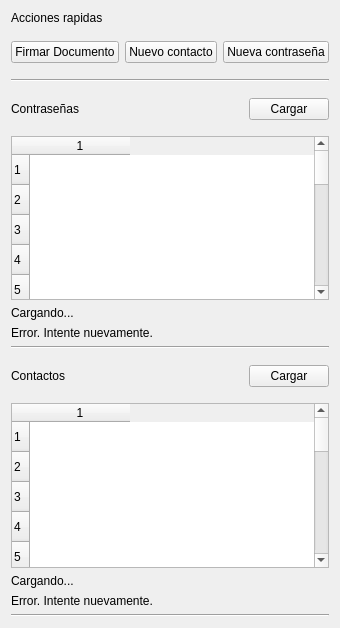
                  <widget class="QWidget" name="scrollAreaWidgetContents">
                   <property name="geometry">
                    <rect>
                     <x>0</x>
                     <y>0</y>
                     <width>307</width>
                     <height>628</height>
                    </rect>
                   </property>
                   <layout class="QVBoxLayout" name="verticalLayout_5">
                    <item>
                     <widget class="QLabel" name="label_16">
                      <property name="text">
                       <string>Acciones rapidas</string>
                      </property>
                     </widget>
                    </item>
                    <item>
                     <layout class="QHBoxLayout" name="horizontalLayout_4">
                      <property name="topMargin">
                       <number>10</number>
                      </property>
                      <property name="bottomMargin">
                       <number>10</number>
                      </property>
                      <item>
                       <widget class="QPushButton" name="qaNewDoc">
                        <property name="text">
                         <string>Firmar Documento</string>
                        </property>
                       </widget>
                      </item>
                      <item>
                       <widget class="QPushButton" name="qaNewContact">
                        <property name="text">
                         <string>Nuevo contacto</string>
                        </property>
                       </widget>
                      </item>
                      <item>
                       <widget class="QPushButton" name="qaNewPassword">
                        <property name="text">
                         <string>Nueva contraseña</string>
                        </property>
                       </widget>
                      </item>
                     </layout>
                    </item>
                    <item>
                     <widget class="Line" name="line_5">
                      <property name="orientation">
                       <enum>Qt::Horizontal</enum>
                      </property>
                     </widget>
                    </item>
                    <item>
                     <layout class="QHBoxLayout" name="horizontalLayout_8">
                      <property name="topMargin">
                       <number>10</number>
                      </property>
                      <property name="bottomMargin">
                       <number>10</number>
                      </property>
                      <item>
                       <widget class="QLabel" name="label_18">
                        <property name="text">
                         <string>Contraseñas</string>
                        </property>
                       </widget>
                      </item>
                      <item>
                       <spacer name="horizontalSpacer_3">
                        <property name="orientation">
                         <enum>Qt::Horizontal</enum>
                        </property>
                        <property name="sizeHint" stdset="0">
                         <size>
                          <width>40</width>
                          <height>20</height>
                         </size>
                        </property>
                       </spacer>
                      </item>
                      <item>
                       <widget class="QPushButton" name="LoadPassword">
                        <property name="text">
                         <string>Cargar</string>
                        </property>
                       </widget>
                      </item>
                     </layout>
                    </item>
                    <item>
                     <widget class="QTableWidget" name="passwordsTable">
                      <property name="minimumSize">
                       <size>
                        <width>0</width>
                        <height>100</height>
                       </size>
                      </property>
                      <property name="showGrid">
                       <bool>false</bool>
                      </property>
                      <property name="rowCount">
                       <number>16</number>
                      </property>
                      <property name="columnCount">
                       <number>1</number>
                      </property>
                      <row/>
                      <row/>
                      <row/>
                      <row/>
                      <row/>
                      <row/>
                      <row/>
                      <row/>
                      <row/>
                      <row/>
                      <row/>
                      <row/>
                      <row/>
                      <row/>
                      <row/>
                      <row/>
                      <column/>
                     </widget>
                    </item>
                    <item>
                     <widget class="QLabel" name="LoadPasswordLabel">
                      <property name="text">
                       <string>Cargando...</string>
                      </property>
                     </widget>
                    </item>
                    <item>
                     <widget class="QLabel" name="LoadPswdError">
                      <property name="text">
                       <string>Error. Intente nuevamente.</string>
                      </property>
                     </widget>
                    </item>
                    <item>
                     <widget class="Line" name="line_7">
                      <property name="orientation">
                       <enum>Qt::Horizontal</enum>
                      </property>
                     </widget>
                    </item>
                    <item>
                     <layout class="QHBoxLayout" name="horizontalLayout_10">
                      <property name="topMargin">
                       <number>10</number>
                      </property>
                      <property name="bottomMargin">
                       <number>10</number>
                      </property>
                      <item>
                       <widget class="QLabel" name="label_19">
                        <property name="text">
                         <string>Contactos</string>
                        </property>
                       </widget>
                      </item>
                      <item>
                       <spacer name="horizontalSpacer_5">
                        <property name="orientation">
                         <enum>Qt::Horizontal</enum>
                        </property>
                        <property name="sizeHint" stdset="0">
                         <size>
                          <width>40</width>
                          <height>20</height>
                         </size>
                        </property>
                       </spacer>
                      </item>
                      <item>
                       <widget class="QPushButton" name="LoadContact">
                        <property name="text">
                         <string>Cargar</string>
                        </property>
                       </widget>
                      </item>
                     </layout>
                    </item>
                    <item>
                     <widget class="QTableWidget" name="contactsTable">
                      <property name="showGrid">
                       <bool>false</bool>
                      </property>
                      <property name="rowCount">
                       <number>16</number>
                      </property>
                      <property name="columnCount">
                       <number>1</number>
                      </property>
                      <row/>
                      <row/>
                      <row/>
                      <row/>
                      <row/>
                      <row/>
                      <row/>
                      <row/>
                      <row/>
                      <row/>
                      <row/>
                      <row/>
                      <row/>
                      <row/>
                      <row/>
                      <row/>
                      <column/>
                     </widget>
                    </item>
                    <item>
                     <widget class="QLabel" name="LoadContactLabel">
                      <property name="text">
                       <string>Cargando...</string>
                      </property>
                     </widget>
                    </item>
                    <item>
                     <widget class="QLabel" name="LoadContactError">
                      <property name="text">
                       <string>Error. Intente nuevamente.</string>
                      </property>
                     </widget>
                    </item>
                    <item>
                     <widget class="Line" name="line_6">
                      <property name="orientation">
                       <enum>Qt::Horizontal</enum>
                      </property>
                     </widget>
                    </item>
                   </layout>
                  </widget>
